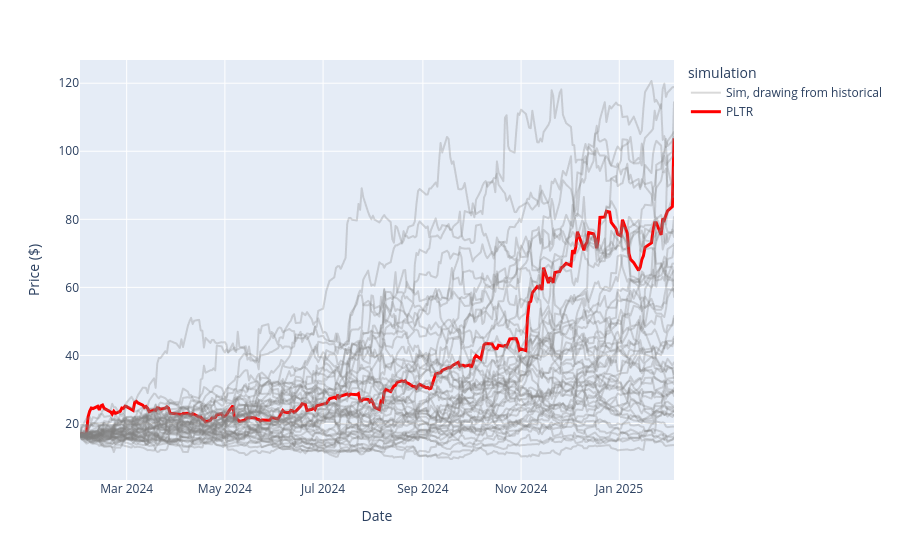

The cell this chart's notebook holds for it:
### Markdown cell above
## Historical bootstrap

~ Drawing from historical returns

Sample observed pre-purchase daily log returns independently with replacement.
A historical return can therefore appear multiple times in a simulated path.

`Simulation`

### Code cell
steps_historic = rng.choice(log_returns.to_numpy(), size=(n, n_sim), replace=True)
simulations_historic = starting_price * np.exp(np.vstack([np.zeros(n_sim), steps_historic.cumsum(axis=0)]))

dated_simulations_historic = pd.DataFrame(simulations_historic, index=PLTR.loc["2024-02-01":].index[:len(simulations_historic)])
fig = px.line(dated_simulations_historic.iloc[:, :50], labels={"variable":"simulation", "value":"Price ($)", "index":f"Days since: {purchase_date}"})
fig.update_traces(line_color="grey", opacity=0.3, name="Sim, drawing from historical", showlegend=False)

fig.add_scatter(x=actual.index, y=actual, line=dict(color="red", width=3), mode="lines", name="PLTR")
fig.data[0].showlegend = True ; fig.show()

### Figure 1 — Plotly figure (JSON) as saved in the notebook; plotly's stock layout.template omitted (floating-point values rounded to 4 significant figures; data arrays with more than 128 entries replaced by an {"elided": "..."} marker saying what was removed)
{"data": [{"hovertemplate": "simulation=0<br>Date=%{x}<br>Price ($)=%{y}<extra></extra>", "legendgroup": "0", "line": {"color": "grey", "dash": "solid"}, "marker": {"symbol": "circle"}, "mode": "lines", "name": "Sim, drawing from historical", "opacity": 0.3, "showlegend": true, "type": "scattergl", "x": {"elided": "253 str values"}, "xaxis": "x", "y": {"elided": "253 float values"}, "yaxis": "y"}, {"hovertemplate": "simulation=1<br>Date=%{x}<br>Price ($)=%{y}<extra></extra>", "legendgroup": "1", "line": {"color": "grey", "dash": "solid"}, "marker": {"symbol": "circle"}, "mode": "lines", "name": "Sim, drawing from historical", "opacity": 0.3, "showlegend": false, "type": "scattergl", "x": {"elided": "253 str values"}, "xaxis": "x", "y": {"elided": "253 float values"}, "yaxis": "y"}, {"hovertemplate": "simulation=2<br>Date=%{x}<br>Price ($)=%{y}<extra></extra>", "legendgroup": "2", "line": {"color": "grey", "dash": "solid"}, "marker": {"symbol": "circle"}, "mode": "lines", "name": "Sim, drawing from historical", "opacity": 0.3, "showlegend": false, "type": "scattergl", "x": {"elided": "253 str values"}, "xaxis": "x", "y": {"elided": "253 float values"}, "yaxis": "y"}, {"hovertemplate": "simulation=3<br>Date=%{x}<br>Price ($)=%{y}<extra></extra>", "legendgroup": "3", "line": {"color": "grey", "dash": "solid"}, "marker": {"symbol": "circle"}, "mode": "lines", "name": "Sim, drawing from historical", "opacity": 0.3, "showlegend": false, "type": "scattergl", "x": {"elided": "253 str values"}, "xaxis": "x", "y": {"elided": "253 float values"}, "yaxis": "y"}, {"hovertemplate": "simulation=4<br>Date=%{x}<br>Price ($)=%{y}<extra></extra>", "legendgroup": "4", "line": {"color": "grey", "dash": "solid"}, "marker": {"symbol": "circle"}, "mode": "lines", "name": "Sim, drawing from historical", "opacity": 0.3, "showlegend": false, "type": "scattergl", "x": {"elided": "253 str values"}, "xaxis": "x", "y": {"elided": "253 float values"}, "yaxis": "y"}, {"hovertemplate": "simulation=5<br>Date=%{x}<br>Price ($)=%{y}<extra></extra>", "legendgroup": "5", "line": {"color": "grey", "dash": "solid"}, "marker": {"symbol": "circle"}, "mode": "lines", "name": "Sim, drawing from historical", "opacity": 0.3, "showlegend": false, "type": "scattergl", "x": {"elided": "253 str values"}, "xaxis": "x", "y": {"elided": "253 float values"}, "yaxis": "y"}, {"hovertemplate": "simulation=6<br>Date=%{x}<br>Price ($)=%{y}<extra></extra>", "legendgroup": "6", "line": {"color": "grey", "dash": "solid"}, "marker": {"symbol": "circle"}, "mode": "lines", "name": "Sim, drawing from historical", "opacity": 0.3, "showlegend": false, "type": "scattergl", "x": {"elided": "253 str values"}, "xaxis": "x", "y": {"elided": "253 float values"}, "yaxis": "y"}, {"hovertemplate": "simulation=7<br>Date=%{x}<br>Price ($)=%{y}<extra></extra>", "legendgroup": "7", "line": {"color": "grey", "dash": "solid"}, "marker": {"symbol": "circle"}, "mode": "lines", "name": "Sim, drawing from historical", "opacity": 0.3, "showlegend": false, "type": "scattergl", "x": {"elided": "253 str values"}, "xaxis": "x", "y": {"elided": "253 float values"}, "yaxis": "y"}, {"hovertemplate": "simulation=8<br>Date=%{x}<br>Price ($)=%{y}<extra></extra>", "legendgroup": "8", "line": {"color": "grey", "dash": "solid"}, "marker": {"symbol": "circle"}, "mode": "lines", "name": "Sim, drawing from historical", "opacity": 0.3, "showlegend": false, "type": "scattergl", "x": {"elided": "253 str values"}, "xaxis": "x", "y": {"elided": "253 float values"}, "yaxis": "y"}, {"hovertemplate": "simulation=9<br>Date=%{x}<br>Price ($)=%{y}<extra></extra>", "legendgroup": "9", "line": {"color": "grey", "dash": "solid"}, "marker": {"symbol": "circle"}, "mode": "lines", "name": "Sim, drawing from historical", "opacity": 0.3, "showlegend": false, "type": "scattergl", "x": {"elided": "253 str values"}, "xaxis": "x", "y": {"elided": "253 float values"}, "yaxis": "y"}, {"hovertemplate": "simulation=10<br>Date=%{x}<br>Price ($)=%{y}<extra></extra>", "legendgroup": "10", "line": {"color": "grey", "dash": "solid"}, "marker": {"symbol": "circle"}, "mode": "lines", "name": "Sim, drawing from historical", "opacity": 0.3, "showlegend": false, "type": "scattergl", "x": {"elided": "253 str values"}, "xaxis": "x", "y": {"elided": "253 float values"}, "yaxis": "y"}, {"hovertemplate": "simulation=11<br>Date=%{x}<br>Price ($)=%{y}<extra></extra>", "legendgroup": "11", "line": {"color": "grey", "dash": "solid"}, "marker": {"symbol": "circle"}, "mode": "lines", "name": "Sim, drawing from historical", "opacity": 0.3, "showlegend": false, "type": "scattergl", "x": {"elided": "253 str values"}, "xaxis": "x", "y": {"elided": "253 float values"}, "yaxis": "y"}, {"hovertemplate": "simulation=12<br>Date=%{x}<br>Price ($)=%{y}<extra></extra>", "legendgroup": "12", "line": {"color": "grey", "dash": "solid"}, "marker": {"symbol": "circle"}, "mode": "lines", "name": "Sim, drawing from historical", "opacity": 0.3, "showlegend": false, "type": "scattergl", "x": {"elided": "253 str values"}, "xaxis": "x", "y": {"elided": "253 float values"}, "yaxis": "y"}, {"hovertemplate": "simulation=13<br>Date=%{x}<br>Price ($)=%{y}<extra></extra>", "legendgroup": "13", "line": {"color": "grey", "dash": "solid"}, "marker": {"symbol": "circle"}, "mode": "lines", "name": "Sim, drawing from historical", "opacity": 0.3, "showlegend": false, "type": "scattergl", "x": {"elided": "253 str values"}, "xaxis": "x", "y": {"elided": "253 float values"}, "yaxis": "y"}, {"hovertemplate": "simulation=14<br>Date=%{x}<br>Price ($)=%{y}<extra></extra>", "legendgroup": "14", "line": {"color": "grey", "dash": "solid"}, "marker": {"symbol": "circle"}, "mode": "lines", "name": "Sim, drawing from historical", "opacity": 0.3, "showlegend": false, "type": "scattergl", "x": {"elided": "253 str values"}, "xaxis": "x", "y": {"elided": "253 float values"}, "yaxis": "y"}, {"hovertemplate": "simulation=15<br>Date=%{x}<br>Price ($)=%{y}<extra></extra>", "legendgroup": "15", "line": {"color": "grey", "dash": "solid"}, "marker": {"symbol": "circle"}, "mode": "lines", "name": "Sim, drawing from historical", "opacity": 0.3, "showlegend": false, "type": "scattergl", "x": {"elided": "253 str values"}, "xaxis": "x", "y": {"elided": "253 float values"}, "yaxis": "y"}, {"hovertemplate": "simulation=16<br>Date=%{x}<br>Price ($)=%{y}<extra></extra>", "legendgroup": "16", "line": {"color": "grey", "dash": "solid"}, "marker": {"symbol": "circle"}, "mode": "lines", "name": "Sim, drawing from historical", "opacity": 0.3, "showlegend": false, "type": "scattergl", "x": {"elided": "253 str values"}, "xaxis": "x", "y": {"elided": "253 float values"}, "yaxis": "y"}, {"hovertemplate": "simulation=17<br>Date=%{x}<br>Price ($)=%{y}<extra></extra>", "legendgroup": "17", "line": {"color": "grey", "dash": "solid"}, "marker": {"symbol": "circle"}, "mode": "lines", "name": "Sim, drawing from historical", "opacity": 0.3, "showlegend": false, "type": "scattergl", "x": {"elided": "253 str values"}, "xaxis": "x", "y": {"elided": "253 float values"}, "yaxis": "y"}, {"hovertemplate": "simulation=18<br>Date=%{x}<br>Price ($)=%{y}<extra></extra>", "legendgroup": "18", "line": {"color": "grey", "dash": "solid"}, "marker": {"symbol": "circle"}, "mode": "lines", "name": "Sim, drawing from historical", "opacity": 0.3, "showlegend": false, "type": "scattergl", "x": {"elided": "253 str values"}, "xaxis": "x", "y": {"elided": "253 float values"}, "yaxis": "y"}, {"hovertemplate": "simulation=19<br>Date=%{x}<br>Price ($)=%{y}<extra></extra>", "legendgroup": "19", "line": {"color": "grey", "dash": "solid"}, "marker": {"symbol": "circle"}, "mode": "lines", "name": "Sim, drawing from historical", "opacity": 0.3, "showlegend": false, "type": "scattergl", "x": {"elided": "253 str values"}, "xaxis": "x", "y": {"elided": "253 float values"}, "yaxis": "y"}, {"hovertemplate": "simulation=20<br>Date=%{x}<br>Price ($)=%{y}<extra></extra>", "legendgroup": "20", "line": {"color": "grey", "dash": "solid"}, "marker": {"symbol": "circle"}, "mode": "lines", "name": "Sim, drawing from historical", "opacity": 0.3, "showlegend": false, "type": "scattergl", "x": {"elided": "253 str values"}, "xaxis": "x", "y": {"elided": "253 float values"}, "yaxis": "y"}, {"hovertemplate": "simulation=21<br>Date=%{x}<br>Price ($)=%{y}<extra></extra>", "legendgroup": "21", "line": {"color": "grey", "dash": "solid"}, "marker": {"symbol": "circle"}, "mode": "lines", "name": "Sim, drawing from historical", "opacity": 0.3, "showlegend": false, "type": "scattergl", "x": {"elided": "253 str values"}, "xaxis": "x", "y": {"elided": "253 float values"}, "yaxis": "y"}, {"hovertemplate": "simulation=22<br>Date=%{x}<br>Price ($)=%{y}<extra></extra>", "legendgroup": "22", "line": {"color": "grey", "dash": "solid"}, "marker": {"symbol": "circle"}, "mode": "lines", "name": "Sim, drawing from historical", "opacity": 0.3, "showlegend": false, "type": "scattergl", "x": {"elided": "253 str values"}, "xaxis": "x", "y": {"elided": "253 float values"}, "yaxis": "y"}, {"hovertemplate": "simulation=23<br>Date=%{x}<br>Price ($)=%{y}<extra></extra>", "legendgroup": "23", "line": {"color": "grey", "dash": "solid"}, "marker": {"symbol": "circle"}, "mode": "lines", "name": "Sim, drawing from historical", "opacity": 0.3, "showlegend": false, "type": "scattergl", "x": {"elided": "253 str values"}, "xaxis": "x", "y": {"elided": "253 float values"}, "yaxis": "y"}, {"hovertemplate": "simulation=24<br>Date=%{x}<br>Price ($)=%{y}<extra></extra>", "legendgroup": "24", "line": {"color": "grey", "dash": "solid"}, "marker": {"symbol": "circle"}, "mode": "lines", "name": "Sim, drawing from historical", "opacity": 0.3, "showlegend": false, "type": "scattergl", "x": {"elided": "253 str values"}, "xaxis": "x", "y": {"elided": "253 float values"}, "yaxis": "y"}, {"hovertemplate": "simulation=25<br>Date=%{x}<br>Price ($)=%{y}<extra></extra>", "legendgroup": "25", "line": {"color": "grey", "dash": "solid"}, "marker": {"symbol": "circle"}, "mode": "lines", "name": "Sim, drawing from historical", "opacity": 0.3, "showlegend": false, "type": "scattergl", "x": {"elided": "253 str values"}, "xaxis": "x", "y": {"elided": "253 float values"}, "yaxis": "y"}, {"hovertemplate": "simulation=26<br>Date=%{x}<br>Price ($)=%{y}<extra></extra>", "legendgroup": "26", "line": {"color": "grey", "dash": "solid"}, "marker": {"symbol": "circle"}, "mode": "lines", "name": "Sim, drawing from historical", "opacity": 0.3, "showlegend": false, "type": "scattergl", "x": {"elided": "253 str values"}, "xaxis": "x", "y": {"elided": "253 float values"}, "yaxis": "y"}, {"hovertemplate": "simulation=27<br>Date=%{x}<br>Price ($)=%{y}<extra></extra>", "legendgroup": "27", "line": {"color": "grey", "dash": "solid"}, "marker": {"symbol": "circle"}, "mode": "lines", "name": "Sim, drawing from historical", "opacity": 0.3, "showlegend": false, "type": "scattergl", "x": {"elided": "253 str values"}, "xaxis": "x", "y": {"elided": "253 float values"}, "yaxis": "y"}, {"hovertemplate": "simulation=28<br>Date=%{x}<br>Price ($)=%{y}<extra></extra>", "legendgroup": "28", "line": {"color": "grey", "dash": "solid"}, "marker": {"symbol": "circle"}, "mode": "lines", "name": "Sim, drawing from historical", "opacity": 0.3, "showlegend": false, "type": "scattergl", "x": {"elided": "253 str values"}, "xaxis": "x", "y": {"elided": "253 float values"}, "yaxis": "y"}, {"hovertemplate": "simulation=29<br>Date=%{x}<br>Price ($)=%{y}<extra></extra>", "legendgroup": "29", "line": {"color": "grey", "dash": "solid"}, "marker": {"symbol": "circle"}, "mode": "lines", "name": "Sim, drawing from historical", "opacity": 0.3, "showlegend": false, "type": "scattergl", "x": {"elided": "253 str values"}, "xaxis": "x", "y": {"elided": "253 float values"}, "yaxis": "y"}, {"hovertemplate": "simulation=30<br>Date=%{x}<br>Price ($)=%{y}<extra></extra>", "legendgroup": "30", "line": {"color": "grey", "dash": "solid"}, "marker": {"symbol": "circle"}, "mode": "lines", "name": "Sim, drawing from historical", "opacity": 0.3, "showlegend": false, "type": "scattergl", "x": {"elided": "253 str values"}, "xaxis": "x", "y": {"elided": "253 float values"}, "yaxis": "y"}, {"hovertemplate": "simulation=31<br>Date=%{x}<br>Price ($)=%{y}<extra></extra>", "legendgroup": "31", "line": {"color": "grey", "dash": "solid"}, "marker": {"symbol": "circle"}, "mode": "lines", "name": "Sim, drawing from historical", "opacity": 0.3, "showlegend": false, "type": "scattergl", "x": {"elided": "253 str values"}, "xaxis": "x", "y": {"elided": "253 float values"}, "yaxis": "y"}, {"hovertemplate": "simulation=32<br>Date=%{x}<br>Price ($)=%{y}<extra></extra>", "legendgroup": "32", "line": {"color": "grey", "dash": "solid"}, "marker": {"symbol": "circle"}, "mode": "lines", "name": "Sim, drawing from historical", "opacity": 0.3, "showlegend": false, "type": "scattergl", "x": {"elided": "253 str values"}, "xaxis": "x", "y": {"elided": "253 float values"}, "yaxis": "y"}, {"hovertemplate": "simulation=33<br>Date=%{x}<br>Price ($)=%{y}<extra></extra>", "legendgroup": "33", "line": {"color": "grey", "dash": "solid"}, "marker": {"symbol": "circle"}, "mode": "lines", "name": "Sim, drawing from historical", "opacity": 0.3, "showlegend": false, "type": "scattergl", "x": {"elided": "253 str values"}, "xaxis": "x", "y": {"elided": "253 float values"}, "yaxis": "y"}, {"hovertemplate": "simulation=34<br>Date=%{x}<br>Price ($)=%{y}<extra></extra>", "legendgroup": "34", "line": {"color": "grey", "dash": "solid"}, "marker": {"symbol": "circle"}, "mode": "lines", "name": "Sim, drawing from historical", "opacity": 0.3, "showlegend": false, "type": "scattergl", "x": {"elided": "253 str values"}, "xaxis": "x", "y": {"elided": "253 float values"}, "yaxis": "y"}, {"hovertemplate": "simulation=35<br>Date=%{x}<br>Price ($)=%{y}<extra></extra>", "legendgroup": "35", "line": {"color": "grey", "dash": "solid"}, "marker": {"symbol": "circle"}, "mode": "lines", "name": "Sim, drawing from historical", "opacity": 0.3, "showlegend": false, "type": "scattergl", "x": {"elided": "253 str values"}, "xaxis": "x", "y": {"elided": "253 float values"}, "yaxis": "y"}, {"hovertemplate": "simulation=36<br>Date=%{x}<br>Price ($)=%{y}<extra></extra>", "legendgroup": "36", "line": {"color": "grey", "dash": "solid"}, "marker": {"symbol": "circle"}, "mode": "lines", "name": "Sim, drawing from historical", "opacity": 0.3, "showlegend": false, "type": "scattergl", "x": {"elided": "253 str values"}, "xaxis": "x", "y": {"elided": "253 float values"}, "yaxis": "y"}, {"hovertemplate": "simulation=37<br>Date=%{x}<br>Price ($)=%{y}<extra></extra>", "legendgroup": "37", "line": {"color": "grey", "dash": "solid"}, "marker": {"symbol": "circle"}, "mode": "lines", "name": "Sim, drawing from historical", "opacity": 0.3, "showlegend": false, "type": "scattergl", "x": {"elided": "253 str values"}, "xaxis": "x", "y": {"elided": "253 float values"}, "yaxis": "y"}, {"hovertemplate": "simulation=38<br>Date=%{x}<br>Price ($)=%{y}<extra></extra>", "legendgroup": "38", "line": {"color": "grey", "dash": "solid"}, "marker": {"symbol": "circle"}, "mode": "lines", "name": "Sim, drawing from historical", "opacity": 0.3, "showlegend": false, "type": "scattergl", "x": {"elided": "253 str values"}, "xaxis": "x", "y": {"elided": "253 float values"}, "yaxis": "y"}, {"hovertemplate": "simulation=39<br>Date=%{x}<br>Price ($)=%{y}<extra></extra>", "legendgroup": "39", "line": {"color": "grey", "dash": "solid"}, "marker": {"symbol": "circle"}, "mode": "lines", "name": "Sim, drawing from historical", "opacity": 0.3, "showlegend": false, "type": "scattergl", "x": {"elided": "253 str values"}, "xaxis": "x", "y": {"elided": "253 float values"}, "yaxis": "y"}, {"hovertemplate": "simulation=40<br>Date=%{x}<br>Price ($)=%{y}<extra></extra>", "legendgroup": "40", "line": {"color": "grey", "dash": "solid"}, "marker": {"symbol": "circle"}, "mode": "lines", "name": "Sim, drawing from historical", "opacity": 0.3, "showlegend": false, "type": "scattergl", "x": {"elided": "253 str values"}, "xaxis": "x", "y": {"elided": "253 float values"}, "yaxis": "y"}, {"hovertemplate": "simulation=41<br>Date=%{x}<br>Price ($)=%{y}<extra></extra>", "legendgroup": "41", "line": {"color": "grey", "dash": "solid"}, "marker": {"symbol": "circle"}, "mode": "lines", "name": "Sim, drawing from historical", "opacity": 0.3, "showlegend": false, "type": "scattergl", "x": {"elided": "253 str values"}, "xaxis": "x", "y": {"elided": "253 float values"}, "yaxis": "y"}, {"hovertemplate": "simulation=42<br>Date=%{x}<br>Price ($)=%{y}<extra></extra>", "legendgroup": "42", "line": {"color": "grey", "dash": "solid"}, "marker": {"symbol": "circle"}, "mode": "lines", "name": "Sim, drawing from historical", "opacity": 0.3, "showlegend": false, "type": "scattergl", "x": {"elided": "253 str values"}, "xaxis": "x", "y": {"elided": "253 float values"}, "yaxis": "y"}, {"hovertemplate": "simulation=43<br>Date=%{x}<br>Price ($)=%{y}<extra></extra>", "legendgroup": "43", "line": {"color": "grey", "dash": "solid"}, "marker": {"symbol": "circle"}, "mode": "lines", "name": "Sim, drawing from historical", "opacity": 0.3, "showlegend": false, "type": "scattergl", "x": {"elided": "253 str values"}, "xaxis": "x", "y": {"elided": "253 float values"}, "yaxis": "y"}, {"hovertemplate": "simulation=44<br>Date=%{x}<br>Price ($)=%{y}<extra></extra>", "legendgroup": "44", "line": {"color": "grey", "dash": "solid"}, "marker": {"symbol": "circle"}, "mode": "lines", "name": "Sim, drawing from historical", "opacity": 0.3, "showlegend": false, "type": "scattergl", "x": {"elided": "253 str values"}, "xaxis": "x", "y": {"elided": "253 float values"}, "yaxis": "y"}, {"hovertemplate": "simulation=45<br>Date=%{x}<br>Price ($)=%{y}<extra></extra>", "legendgroup": "45", "line": {"color": "grey", "dash": "solid"}, "marker": {"symbol": "circle"}, "mode": "lines", "name": "Sim, drawing from historical", "opacity": 0.3, "showlegend": false, "type": "scattergl", "x": {"elided": "253 str values"}, "xaxis": "x", "y": {"elided": "253 float values"}, "yaxis": "y"}, {"hovertemplate": "simulation=46<br>Date=%{x}<br>Price ($)=%{y}<extra></extra>", "legendgroup": "46", "line": {"color": "grey", "dash": "solid"}, "marker": {"symbol": "circle"}, "mode": "lines", "name": "Sim, drawing from historical", "opacity": 0.3, "showlegend": false, "type": "scattergl", "x": {"elided": "253 str values"}, "xaxis": "x", "y": {"elided": "253 float values"}, "yaxis": "y"}, {"hovertemplate": "simulation=47<br>Date=%{x}<br>Price ($)=%{y}<extra></extra>", "legendgroup": "47", "line": {"color": "grey", "dash": "solid"}, "marker": {"symbol": "circle"}, "mode": "lines", "name": "Sim, drawing from historical", "opacity": 0.3, "showlegend": false, "type": "scattergl", "x": {"elided": "253 str values"}, "xaxis": "x", "y": {"elided": "253 float values"}, "yaxis": "y"}, {"hovertemplate": "simulation=48<br>Date=%{x}<br>Price ($)=%{y}<extra></extra>", "legendgroup": "48", "line": {"color": "grey", "dash": "solid"}, "marker": {"symbol": "circle"}, "mode": "lines", "name": "Sim, drawing from historical", "opacity": 0.3, "showlegend": false, "type": "scattergl", "x": {"elided": "253 str values"}, "xaxis": "x", "y": {"elided": "253 float values"}, "yaxis": "y"}, {"hovertemplate": "simulation=49<br>Date=%{x}<br>Price ($)=%{y}<extra></extra>", "legendgroup": "49", "line": {"color": "grey", "dash": "solid"}, "marker": {"symbol": "circle"}, "mode": "lines", "name": "Sim, drawing from historical", "opacity": 0.3, "showlegend": false, "type": "scattergl", "x": {"elided": "253 str values"}, "xaxis": "x", "y": {"elided": "253 float values"}, "yaxis": "y"}, {"line": {"color": "red", "width": 3}, "mode": "lines", "name": "PLTR", "type": "scatter", "x": {"elided": "253 str values"}, "y": {"elided": "253 float values"}}], "layout": {"legend": {"title": {"text": "simulation"}, "tracegroupgap": 0}, "margin": {"t": 60}, "xaxis": {"anchor": "y", "domain": [0, 1], "title": {"text": "Date"}}, "yaxis": {"anchor": "x", "domain": [0, 1], "title": {"text": "Price ($)"}}}}
